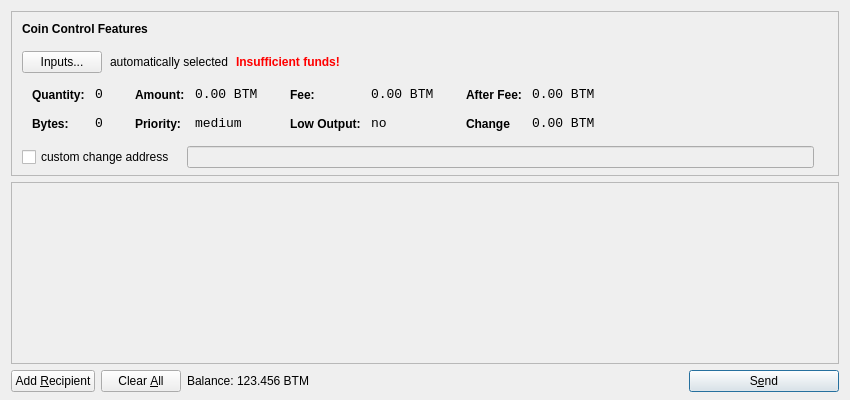
<?xml version="1.0" encoding="UTF-8"?>
<ui version="4.0">
 <class>SendCoinsDialog</class>
 <widget class="QDialog" name="SendCoinsDialog">
  <property name="geometry">
   <rect>
    <x>0</x>
    <y>0</y>
    <width>850</width>
    <height>400</height>
   </rect>
  </property>
  <property name="windowTitle">
   <string>Send Coins</string>
  </property>
  <layout class="QVBoxLayout" name="verticalLayout" stretch="0,1,0">
   <property name="bottomMargin">
    <number>8</number>
   </property>
   <item>
    <widget class="QFrame" name="frameCoinControl">
     <property name="sizePolicy">
      <sizepolicy hsizetype="Expanding" vsizetype="Expanding">
       <horstretch>0</horstretch>
       <verstretch>0</verstretch>
      </sizepolicy>
     </property>
     <property name="maximumSize">
      <size>
       <width>16777215</width>
       <height>16777215</height>
      </size>
     </property>
     <property name="frameShape">
      <enum>QFrame::StyledPanel</enum>
     </property>
     <property name="frameShadow">
      <enum>QFrame::Sunken</enum>
     </property>
     <layout class="QVBoxLayout" name="verticalLayoutCoinControl2">
      <property name="spacing">
       <number>-1</number>
      </property>
      <property name="leftMargin">
       <number>0</number>
      </property>
      <property name="topMargin">
       <number>0</number>
      </property>
      <property name="rightMargin">
       <number>0</number>
      </property>
      <property name="bottomMargin">
       <number>6</number>
      </property>
      <item>
       <layout class="QVBoxLayout" name="verticalLayoutCoinControl" stretch="0,0,0,0,1">
        <property name="spacing">
         <number>0</number>
        </property>
        <property name="leftMargin">
         <number>10</number>
        </property>
        <property name="topMargin">
         <number>10</number>
        </property>
        <item>
         <layout class="QHBoxLayout" name="horizontalLayoutCoinControl1">
          <property name="bottomMargin">
           <number>15</number>
          </property>
          <item>
           <widget class="QLabel" name="labelCoinControlFeatures">
            <property name="sizePolicy">
             <sizepolicy hsizetype="Preferred" vsizetype="Maximum">
              <horstretch>0</horstretch>
              <verstretch>0</verstretch>
             </sizepolicy>
            </property>
            <property name="font">
             <font>
              <weight>75</weight>
              <bold>true</bold>
             </font>
            </property>
            <property name="styleSheet">
             <string notr="true">font-weight:bold;</string>
            </property>
            <property name="text">
             <string>Coin Control Features</string>
            </property>
           </widget>
          </item>
         </layout>
        </item>
        <item>
         <layout class="QHBoxLayout" name="horizontalLayoutCoinControl2" stretch="0,0,0,0">
          <property name="spacing">
           <number>8</number>
          </property>
          <property name="bottomMargin">
           <number>10</number>
          </property>
          <item>
           <widget class="QPushButton" name="pushButtonCoinControl">
            <property name="styleSheet">
             <string notr="true"/>
            </property>
            <property name="text">
             <string>Inputs...</string>
            </property>
           </widget>
          </item>
          <item>
           <widget class="QLabel" name="labelCoinControlAutomaticallySelected">
            <property name="text">
             <string>automatically selected</string>
            </property>
            <property name="margin">
             <number>5</number>
            </property>
           </widget>
          </item>
          <item>
           <widget class="QLabel" name="labelCoinControlInsuffFunds">
            <property name="font">
             <font>
              <weight>75</weight>
              <bold>true</bold>
             </font>
            </property>
            <property name="styleSheet">
             <string notr="true">color:red;font-weight:bold;</string>
            </property>
            <property name="text">
             <string>Insufficient funds!</string>
            </property>
            <property name="margin">
             <number>5</number>
            </property>
           </widget>
          </item>
          <item>
           <spacer name="horizontalSpacerCoinControl">
            <property name="orientation">
             <enum>Qt::Horizontal</enum>
            </property>
            <property name="sizeHint" stdset="0">
             <size>
              <width>40</width>
              <height>1</height>
             </size>
            </property>
           </spacer>
          </item>
         </layout>
        </item>
        <item>
         <widget class="QWidget" name="widgetCoinControl" native="true">
          <property name="sizePolicy">
           <sizepolicy hsizetype="Preferred" vsizetype="Preferred">
            <horstretch>0</horstretch>
            <verstretch>0</verstretch>
           </sizepolicy>
          </property>
          <property name="minimumSize">
           <size>
            <width>0</width>
            <height>0</height>
           </size>
          </property>
          <property name="styleSheet">
           <string notr="true"/>
          </property>
          <layout class="QHBoxLayout" name="horizontalLayoutCoinControl5">
           <property name="margin">
            <number>0</number>
           </property>
           <item>
            <layout class="QHBoxLayout" name="horizontalLayoutCoinControl3" stretch="0,0,0,1">
             <property name="spacing">
              <number>20</number>
             </property>
             <property name="topMargin">
              <number>0</number>
             </property>
             <property name="bottomMargin">
              <number>10</number>
             </property>
             <item>
              <layout class="QFormLayout" name="formLayoutCoinControl1">
               <property name="horizontalSpacing">
                <number>10</number>
               </property>
               <property name="verticalSpacing">
                <number>14</number>
               </property>
               <property name="leftMargin">
                <number>10</number>
               </property>
               <property name="topMargin">
                <number>4</number>
               </property>
               <property name="rightMargin">
                <number>6</number>
               </property>
               <item row="0" column="0">
                <widget class="QLabel" name="labelCoinControlQuantityText">
                 <property name="styleSheet">
                  <string notr="true">font-weight:bold;</string>
                 </property>
                 <property name="text">
                  <string>Quantity:</string>
                 </property>
                 <property name="margin">
                  <number>0</number>
                 </property>
                </widget>
               </item>
               <item row="0" column="1">
                <widget class="QLabel" name="labelCoinControlQuantity">
                 <property name="font">
                  <font>
                   <family>Monospace</family>
                   <pointsize>10</pointsize>
                  </font>
                 </property>
                 <property name="cursor">
                  <cursorShape>IBeamCursor</cursorShape>
                 </property>
                 <property name="contextMenuPolicy">
                  <enum>Qt::ActionsContextMenu</enum>
                 </property>
                 <property name="text">
                  <string>0</string>
                 </property>
                 <property name="margin">
                  <number>0</number>
                 </property>
                 <property name="textInteractionFlags">
                  <set>Qt::LinksAccessibleByMouse|Qt::TextSelectableByKeyboard|Qt::TextSelectableByMouse</set>
                 </property>
                </widget>
               </item>
               <item row="1" column="0">
                <widget class="QLabel" name="labelCoinControlBytesText">
                 <property name="styleSheet">
                  <string notr="true">font-weight:bold;</string>
                 </property>
                 <property name="text">
                  <string>Bytes:</string>
                 </property>
                </widget>
               </item>
               <item row="1" column="1">
                <widget class="QLabel" name="labelCoinControlBytes">
                 <property name="font">
                  <font>
                   <family>Monospace</family>
                   <pointsize>10</pointsize>
                  </font>
                 </property>
                 <property name="cursor">
                  <cursorShape>IBeamCursor</cursorShape>
                 </property>
                 <property name="contextMenuPolicy">
                  <enum>Qt::ActionsContextMenu</enum>
                 </property>
                 <property name="text">
                  <string>0</string>
                 </property>
                 <property name="textInteractionFlags">
                  <set>Qt::LinksAccessibleByMouse|Qt::TextSelectableByKeyboard|Qt::TextSelectableByMouse</set>
                 </property>
                </widget>
               </item>
              </layout>
             </item>
             <item>
              <layout class="QFormLayout" name="formLayoutCoinControl2">
               <property name="horizontalSpacing">
                <number>10</number>
               </property>
               <property name="verticalSpacing">
                <number>14</number>
               </property>
               <property name="leftMargin">
                <number>6</number>
               </property>
               <property name="topMargin">
                <number>4</number>
               </property>
               <property name="rightMargin">
                <number>6</number>
               </property>
               <item row="0" column="0">
                <widget class="QLabel" name="labelCoinControlAmountText">
                 <property name="styleSheet">
                  <string notr="true">font-weight:bold;</string>
                 </property>
                 <property name="text">
                  <string>Amount:</string>
                 </property>
                 <property name="margin">
                  <number>0</number>
                 </property>
                </widget>
               </item>
               <item row="0" column="1">
                <widget class="QLabel" name="labelCoinControlAmount">
                 <property name="font">
                  <font>
                   <family>Monospace</family>
                   <pointsize>10</pointsize>
                  </font>
                 </property>
                 <property name="cursor">
                  <cursorShape>IBeamCursor</cursorShape>
                 </property>
                 <property name="contextMenuPolicy">
                  <enum>Qt::ActionsContextMenu</enum>
                 </property>
                 <property name="text">
                  <string>0.00 BTM</string>
                 </property>
                 <property name="textInteractionFlags">
                  <set>Qt::LinksAccessibleByMouse|Qt::TextSelectableByKeyboard|Qt::TextSelectableByMouse</set>
                 </property>
                </widget>
               </item>
               <item row="1" column="0">
                <widget class="QLabel" name="labelCoinControlPriorityText">
                 <property name="styleSheet">
                  <string notr="true">font-weight:bold;</string>
                 </property>
                 <property name="text">
                  <string>Priority:</string>
                 </property>
                </widget>
               </item>
               <item row="1" column="1">
                <widget class="QLabel" name="labelCoinControlPriority">
                 <property name="font">
                  <font>
                   <family>Monospace</family>
                   <pointsize>10</pointsize>
                  </font>
                 </property>
                 <property name="cursor">
                  <cursorShape>IBeamCursor</cursorShape>
                 </property>
                 <property name="contextMenuPolicy">
                  <enum>Qt::ActionsContextMenu</enum>
                 </property>
                 <property name="text">
                  <string>medium</string>
                 </property>
                 <property name="textInteractionFlags">
                  <set>Qt::LinksAccessibleByMouse|Qt::TextSelectableByKeyboard|Qt::TextSelectableByMouse</set>
                 </property>
                </widget>
               </item>
              </layout>
             </item>
             <item>
              <layout class="QFormLayout" name="formLayoutCoinControl3">
               <property name="horizontalSpacing">
                <number>10</number>
               </property>
               <property name="verticalSpacing">
                <number>14</number>
               </property>
               <property name="leftMargin">
                <number>6</number>
               </property>
               <property name="topMargin">
                <number>4</number>
               </property>
               <property name="rightMargin">
                <number>6</number>
               </property>
               <item row="0" column="0">
                <widget class="QLabel" name="labelCoinControlFeeText">
                 <property name="styleSheet">
                  <string notr="true">font-weight:bold;</string>
                 </property>
                 <property name="text">
                  <string>Fee:</string>
                 </property>
                 <property name="margin">
                  <number>0</number>
                 </property>
                </widget>
               </item>
               <item row="0" column="1">
                <widget class="QLabel" name="labelCoinControlFee">
                 <property name="font">
                  <font>
                   <family>Monospace</family>
                   <pointsize>10</pointsize>
                  </font>
                 </property>
                 <property name="cursor">
                  <cursorShape>IBeamCursor</cursorShape>
                 </property>
                 <property name="contextMenuPolicy">
                  <enum>Qt::ActionsContextMenu</enum>
                 </property>
                 <property name="text">
                  <string>0.00 BTM</string>
                 </property>
                 <property name="textInteractionFlags">
                  <set>Qt::LinksAccessibleByMouse|Qt::TextSelectableByKeyboard|Qt::TextSelectableByMouse</set>
                 </property>
                </widget>
               </item>
               <item row="1" column="0">
                <widget class="QLabel" name="labelCoinControlLowOutputText">
                 <property name="styleSheet">
                  <string notr="true">font-weight:bold;</string>
                 </property>
                 <property name="text">
                  <string>Low Output:</string>
                 </property>
                </widget>
               </item>
               <item row="1" column="1">
                <widget class="QLabel" name="labelCoinControlLowOutput">
                 <property name="font">
                  <font>
                   <family>Monospace</family>
                   <pointsize>10</pointsize>
                  </font>
                 </property>
                 <property name="cursor">
                  <cursorShape>IBeamCursor</cursorShape>
                 </property>
                 <property name="contextMenuPolicy">
                  <enum>Qt::ActionsContextMenu</enum>
                 </property>
                 <property name="text">
                  <string>no</string>
                 </property>
                 <property name="textInteractionFlags">
                  <set>Qt::LinksAccessibleByMouse|Qt::TextSelectableByKeyboard|Qt::TextSelectableByMouse</set>
                 </property>
                </widget>
               </item>
              </layout>
             </item>
             <item>
              <layout class="QFormLayout" name="formLayoutCoinControl4">
               <property name="horizontalSpacing">
                <number>10</number>
               </property>
               <property name="verticalSpacing">
                <number>14</number>
               </property>
               <property name="leftMargin">
                <number>6</number>
               </property>
               <property name="topMargin">
                <number>4</number>
               </property>
               <property name="rightMargin">
                <number>6</number>
               </property>
               <item row="0" column="0">
                <widget class="QLabel" name="labelCoinControlAfterFeeText">
                 <property name="styleSheet">
                  <string notr="true">font-weight:bold;</string>
                 </property>
                 <property name="text">
                  <string>After Fee:</string>
                 </property>
                 <property name="margin">
                  <number>0</number>
                 </property>
                </widget>
               </item>
               <item row="0" column="1">
                <widget class="QLabel" name="labelCoinControlAfterFee">
                 <property name="font">
                  <font>
                   <family>Monospace</family>
                   <pointsize>10</pointsize>
                  </font>
                 </property>
                 <property name="cursor">
                  <cursorShape>IBeamCursor</cursorShape>
                 </property>
                 <property name="contextMenuPolicy">
                  <enum>Qt::ActionsContextMenu</enum>
                 </property>
                 <property name="text">
                  <string>0.00 BTM</string>
                 </property>
                 <property name="textInteractionFlags">
                  <set>Qt::LinksAccessibleByMouse|Qt::TextSelectableByKeyboard|Qt::TextSelectableByMouse</set>
                 </property>
                </widget>
               </item>
               <item row="1" column="0">
                <widget class="QLabel" name="labelCoinControlChangeText">
                 <property name="styleSheet">
                  <string notr="true">font-weight:bold;</string>
                 </property>
                 <property name="text">
                  <string>Change</string>
                 </property>
                </widget>
               </item>
               <item row="1" column="1">
                <widget class="QLabel" name="labelCoinControlChange">
                 <property name="font">
                  <font>
                   <family>Monospace</family>
                   <pointsize>10</pointsize>
                  </font>
                 </property>
                 <property name="cursor">
                  <cursorShape>IBeamCursor</cursorShape>
                 </property>
                 <property name="contextMenuPolicy">
                  <enum>Qt::ActionsContextMenu</enum>
                 </property>
                 <property name="text">
                  <string>0.00 BTM</string>
                 </property>
                 <property name="textInteractionFlags">
                  <set>Qt::LinksAccessibleByMouse|Qt::TextSelectableByKeyboard|Qt::TextSelectableByMouse</set>
                 </property>
                </widget>
               </item>
              </layout>
             </item>
            </layout>
           </item>
          </layout>
         </widget>
        </item>
        <item>
         <layout class="QHBoxLayout" name="horizontalLayoutCoinControl4" stretch="0,0,0">
          <property name="spacing">
           <number>12</number>
          </property>
          <property name="sizeConstraint">
           <enum>QLayout::SetDefaultConstraint</enum>
          </property>
          <property name="topMargin">
           <number>5</number>
          </property>
          <property name="rightMargin">
           <number>5</number>
          </property>
          <item>
           <widget class="QCheckBox" name="checkBoxCoinControlChange">
            <property name="text">
             <string>custom change address</string>
            </property>
           </widget>
          </item>
          <item>
           <widget class="QLineEdit" name="lineEditCoinControlChange">
            <property name="enabled">
             <bool>false</bool>
            </property>
            <property name="sizePolicy">
             <sizepolicy hsizetype="Expanding" vsizetype="Fixed">
              <horstretch>0</horstretch>
              <verstretch>0</verstretch>
             </sizepolicy>
            </property>
           </widget>
          </item>
          <item>
           <widget class="QLabel" name="labelCoinControlChangeLabel">
            <property name="sizePolicy">
             <sizepolicy hsizetype="Preferred" vsizetype="Expanding">
              <horstretch>0</horstretch>
              <verstretch>0</verstretch>
             </sizepolicy>
            </property>
            <property name="minimumSize">
             <size>
              <width>0</width>
              <height>0</height>
             </size>
            </property>
            <property name="text">
             <string/>
            </property>
            <property name="margin">
             <number>3</number>
            </property>
           </widget>
          </item>
         </layout>
        </item>
        <item>
         <spacer name="verticalSpacerCoinControl">
          <property name="orientation">
           <enum>Qt::Vertical</enum>
          </property>
          <property name="sizeHint" stdset="0">
           <size>
            <width>800</width>
            <height>1</height>
           </size>
          </property>
         </spacer>
        </item>
       </layout>
      </item>
     </layout>
    </widget>
   </item>
   <item>
    <widget class="QScrollArea" name="scrollArea">
     <property name="widgetResizable">
      <bool>true</bool>
     </property>
     <widget class="QWidget" name="scrollAreaWidgetContents">
      <property name="geometry">
       <rect>
        <x>0</x>
        <y>0</y>
        <width>830</width>
        <height>165</height>
       </rect>
      </property>
      <layout class="QVBoxLayout" name="verticalLayout_2">
       <property name="margin">
        <number>0</number>
       </property>
       <item>
        <layout class="QVBoxLayout" name="entries">
         <property name="spacing">
          <number>6</number>
         </property>
        </layout>
       </item>
       <item>
        <spacer name="verticalSpacer">
         <property name="orientation">
          <enum>Qt::Vertical</enum>
         </property>
         <property name="sizeHint" stdset="0">
          <size>
           <width>20</width>
           <height>40</height>
          </size>
         </property>
        </spacer>
       </item>
      </layout>
     </widget>
    </widget>
   </item>
   <item>
    <layout class="QHBoxLayout" name="horizontalLayout">
     <item>
      <widget class="QPushButton" name="addButton">
       <property name="toolTip">
        <string>Send to multiple recipients at once</string>
       </property>
       <property name="text">
        <string>Add &amp;Recipient</string>
       </property>
       <property name="icon">
        <iconset resource="../bitcoin.qrc">
         <normaloff>:/icons/add</normaloff>:/icons/add</iconset>
       </property>
       <property name="autoDefault">
        <bool>false</bool>
       </property>
      </widget>
     </item>
     <item>
      <widget class="QPushButton" name="clearButton">
       <property name="sizePolicy">
        <sizepolicy hsizetype="Minimum" vsizetype="Fixed">
         <horstretch>0</horstretch>
         <verstretch>0</verstretch>
        </sizepolicy>
       </property>
       <property name="toolTip">
        <string>Remove all transaction fields</string>
       </property>
       <property name="text">
        <string>Clear &amp;All</string>
       </property>
       <property name="icon">
        <iconset resource="../bitcoin.qrc">
         <normaloff>:/icons/remove</normaloff>:/icons/remove</iconset>
       </property>
       <property name="autoRepeatDelay">
        <number>300</number>
       </property>
       <property name="autoDefault">
        <bool>false</bool>
       </property>
      </widget>
     </item>
     <item>
      <layout class="QHBoxLayout" name="horizontalLayout_2">
       <property name="spacing">
        <number>3</number>
       </property>
       <item>
        <widget class="QLabel" name="label">
         <property name="sizePolicy">
          <sizepolicy hsizetype="Preferred" vsizetype="Fixed">
           <horstretch>0</horstretch>
           <verstretch>0</verstretch>
          </sizepolicy>
         </property>
         <property name="text">
          <string>Balance:</string>
         </property>
        </widget>
       </item>
       <item>
        <widget class="QLabel" name="labelBalance">
         <property name="sizePolicy">
          <sizepolicy hsizetype="Preferred" vsizetype="Fixed">
           <horstretch>0</horstretch>
           <verstretch>0</verstretch>
          </sizepolicy>
         </property>
         <property name="cursor">
          <cursorShape>IBeamCursor</cursorShape>
         </property>
         <property name="text">
          <string>123.456 BTM</string>
         </property>
         <property name="textInteractionFlags">
          <set>Qt::LinksAccessibleByMouse|Qt::TextSelectableByKeyboard|Qt::TextSelectableByMouse</set>
         </property>
        </widget>
       </item>
      </layout>
     </item>
     <item>
      <spacer name="horizontalSpacer">
       <property name="orientation">
        <enum>Qt::Horizontal</enum>
       </property>
       <property name="sizeHint" stdset="0">
        <size>
         <width>40</width>
         <height>20</height>
        </size>
       </property>
      </spacer>
     </item>
     <item>
      <widget class="QPushButton" name="sendButton">
       <property name="minimumSize">
        <size>
         <width>150</width>
         <height>0</height>
        </size>
       </property>
       <property name="toolTip">
        <string>Confirm the send action</string>
       </property>
       <property name="text">
        <string>S&amp;end</string>
       </property>
       <property name="icon">
        <iconset resource="../bitcoin.qrc">
         <normaloff>:/icons/send</normaloff>:/icons/send</iconset>
       </property>
       <property name="default">
        <bool>true</bool>
       </property>
      </widget>
     </item>
    </layout>
   </item>
  </layout>
 </widget>
 <resources>
  <include location="../bitcoin.qrc"/>
 </resources>
 <connections/>
</ui>
